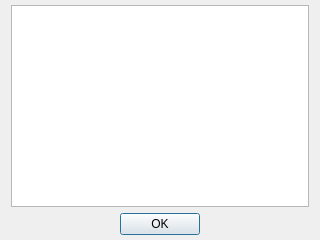
<?xml version="1.0" encoding="UTF-8"?>
<ui version="4.0">
 <class>Dialog</class>
 <widget class="QDialog" name="Dialog">
  <property name="geometry">
   <rect>
    <x>0</x>
    <y>0</y>
    <width>320</width>
    <height>240</height>
   </rect>
  </property>
  <property name="minimumSize">
   <size>
    <width>320</width>
    <height>240</height>
   </size>
  </property>
  <property name="windowTitle">
   <string>Database Table Names</string>
  </property>
  <layout class="QVBoxLayout" name="verticalLayout_2">
   <property name="topMargin">
    <number>5</number>
   </property>
   <property name="bottomMargin">
    <number>5</number>
   </property>
   <item>
    <layout class="QVBoxLayout" name="verticalLayout">
     <item>
      <widget class="QTextBrowser" name="TextBrowser"/>
     </item>
     <item>
      <layout class="QHBoxLayout" name="horizontalLayout_3">
       <item>
        <spacer name="horizontalSpacer">
         <property name="orientation">
          <enum>Qt::Horizontal</enum>
         </property>
         <property name="sizeHint" stdset="0">
          <size>
           <width>40</width>
           <height>20</height>
          </size>
         </property>
        </spacer>
       </item>
       <item>
        <widget class="QPushButton" name="OkPB">
         <property name="text">
          <string>OK</string>
         </property>
        </widget>
       </item>
       <item>
        <spacer name="horizontalSpacer_2">
         <property name="orientation">
          <enum>Qt::Horizontal</enum>
         </property>
         <property name="sizeHint" stdset="0">
          <size>
           <width>40</width>
           <height>20</height>
          </size>
         </property>
        </spacer>
       </item>
      </layout>
     </item>
    </layout>
   </item>
  </layout>
 </widget>
 <resources/>
 <connections/>
</ui>
